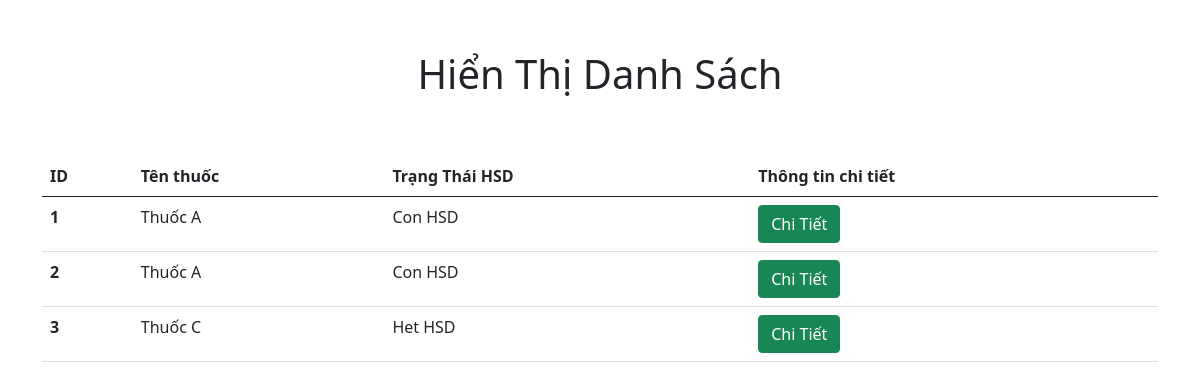
The page / on the database its author committed.
### tables this page shows
CREATE TABLE `drugs` (
  `id` int(11) NOT NULL,
  `name` varchar(50) NOT NULL,
  `type` varchar(50) NOT NULL,
  `barcode` varchar(50) NOT NULL,
  `dose` varchar(50) NOT NULL,
  `code` int(11) NOT NULL,
  `cost_price` double NOT NULL,
  `selling_price` double NOT NULL,
  `expiry` varchar(50) NOT NULL,
  `company_name` varchar(50) NOT NULL,
  `production_date` datetime NOT NULL,
  `expiration_date` datetime NOT NULL,
  `place` varchar(50) NOT NULL,
  `quantity` int(11) NOT NULL
);

### src/index.php (the view, shortened to what this page needs)
<!DOCTYPE html>
<html lang="en">
<head>
    <link href="https://cdn.jsdelivr.net/npm/bootstrap@5.0.2/dist/css/bootstrap.min.css" rel="stylesheet">
    <link rel="stylesheet" href="style.css">
</head>
<body>
    <div class="container">
        <h1 class="title">Hiển Thị Danh Sách</h1>
    </div>
    <div class="main">
        <div class="container">
            <table class="table">
                <thead>
                    <tr>
                        <th scope="col">ID</th>
                        <th scope="col">Tên thuốc</th>
                        <th scope="col">Trạng Thái HSD</th>
                        <th scope="col">Thông tin chi tiết</th>
                    </tr>
                </thead>
                <tbody>
                    <?php
                    include 'config.php';
                    $sql = "SELECT * FROM DRUGS";
                    $result = mysqli_query($conn, $sql);
                    if (mysqli_num_rows($result) > 0) {
                        while ($row = mysqli_fetch_assoc($result)) {
                    ?>
                            <tr>
                                <th scope="row"><?php echo $row['id']; ?> </th>
                                <td><?php echo $row['name']; ?></td>
                                <td><?php echo $row['expiry']; ?></td>
                                <td><a href="chitiet.php"><button class="btn btn-success ">Chi Tiết</button></a></td>
                            </tr>
                    <?php
                        }
                    }
                    ?>
                </tbody>
            </table>
        </div>
    </div>
</body>
</html>

### src/style.css (style rules this page uses)
.title { text-align: center; padding: 50px 0; }

### rows shown on the page
drugs: id "1", name "Thuốc A", expiry "Con HSD"
drugs: id "2", name "Thuốc A", expiry "Con HSD"
drugs: id "3", name "Thuốc C", expiry "Het HSD"
